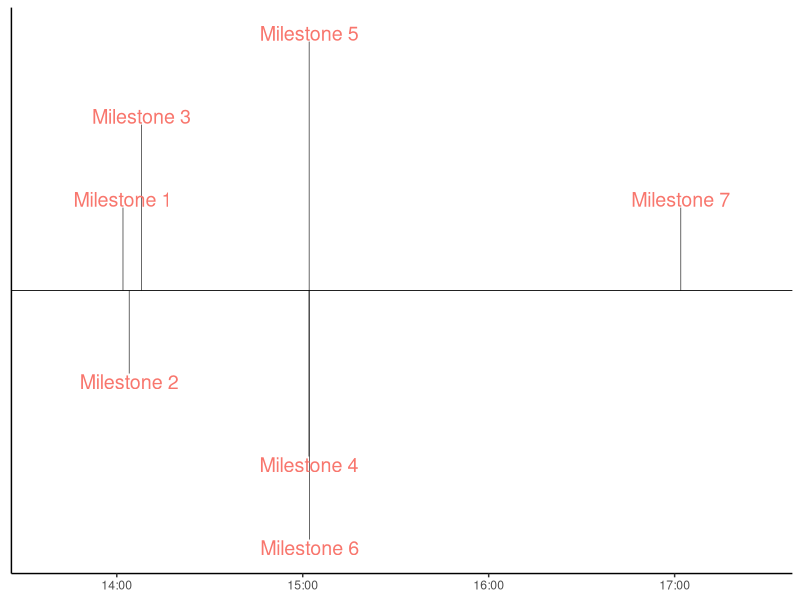

Write R code to recreate this figure.
##original code from https://benalexkeen.com/creating-a-timeline-graphic-using-r-and-ggplot2/

library(ggplot2)
library(scales)
library(lubridate)

#read the files
df <- read.csv('timeline-r-2.csv')
df

# create a new column with actual date
df$date <- with(df, ymd_hms(df$inputdate))
df <- df[with(df, order(date)), ]
head(df)

#order the data so it plots in time order
positions <- c(0.5, -0.5, 1.0, -1.0, 1.5, -1.5)
directions <- c(1, -1)

line_pos <- data.frame(
  "date"=unique(df$date),
  "position"=rep(positions, length.out=length(unique(df$date))),
  "direction"=rep(directions, length.out=length(unique(df$date)))
)

df <- merge(x=df, y=line_pos, by="date", all = TRUE)
df <- df[with(df, order(date)), ]
head(df)

#start calculating plotted points
text_offset <- 0.05

df$month_count <- ave(df$date==df$date, df$date, FUN=cumsum)
df$text_position <- (df$month_count * text_offset * df$direction) + df$position
head(df)

#### PLOT ####
ggplot(df,aes(x=ymd_hms(date),y=0, col= "black", label=milestone)) +
  labs(col="Milestones")+theme_classic()+scale_x_datetime(expand = expansion(mult = 0.2)) +
  geom_hline(yintercept=0,color = "black", size=0.3) +
  geom_segment(data=df[df$month_count == 1,], aes(y=position,yend=0,xend=date), color='black', size=0.2) +
  theme(#axis.line.y=element_blank(),
    axis.text.y=element_blank(),
    axis.title.x=element_blank(),
    axis.title.y=element_blank(),
    axis.ticks.y=element_blank(),
    #axis.text.x =element_blank(),
    #axis.ticks.x =element_blank(),
    #axis.line.x =element_blank(),
    legend.position = "none"
  ) +
  geom_text(aes(y=text_position,label=milestone),size=5)




#### PLOT DEBUGGING ####
#timeline_plot<-ggplot(df,aes(x=ymd_hms(date),y=0, col= "black", label=milestone)) +
#                    labs(col="Milestones")+theme_classic()+scale_x_datetime(expand = expansion(mult = 0.2)) +
#                    geom_hline(yintercept=0,color = "black", size=0.3) +
#  geom_segment(data=df[df$month_count == 1,], aes(y=position,yend=0,xend=date), color='black', size=0.2) +
#  theme(#axis.line.y=element_blank(),
#    axis.text.y=element_blank(),
#    axis.title.x=element_blank(),
#    axis.title.y=element_blank(),
#    axis.ticks.y=element_blank(),
#    #axis.text.x =element_blank(),
#    #axis.ticks.x =element_blank(),
#    #axis.line.x =element_blank(),
#    legend.position = "none"
#  ) +
#  geom_text(aes(y=text_position,label=milestone),size=2.5)
#timeline_plot<-timeline_plot+labs(col="Milestones")
#timeline_plot<-timeline_plot+theme_classic()
#timeline_plot<-timeline_plot+scale_x_datetime(date_breaks = "1 hour")
#print(timeline_plot)

# Plot horizontal black line for timeline
#timeline_plot<-timeline_plot+geom_hline(yintercept=0,color = "black", size=0.3)
#print(timeline_plot)

# Plot vertical segment lines for milestones
#timeline_plot<-timeline_plot+geom_segment(data=df[df$month_count == 1,], aes(y=position,yend=0,xend=date), color='black', size=0.2)
#print(timeline_plot)

# Don't show axes, appropriately position legend
#timeline_plot<-timeline_plot+theme(#axis.line.y=element_blank(),
#                                   axis.text.y=element_blank(),
#                                   axis.title.x=element_blank(),
#                                   axis.title.y=element_blank(),
#                                   axis.ticks.y=element_blank(),
#                                   #axis.text.x =element_blank(),
#                                   #axis.ticks.x =element_blank(),
#                                   #axis.line.x =element_blank(),
#                                   legend.position = "none"
#)
#print(timeline_plot)

# Show text for each milestone
#timeline_plot<-timeline_plot+geom_text(aes(y=text_position,label=milestone),size=2.5)
#print(timeline_plot)

